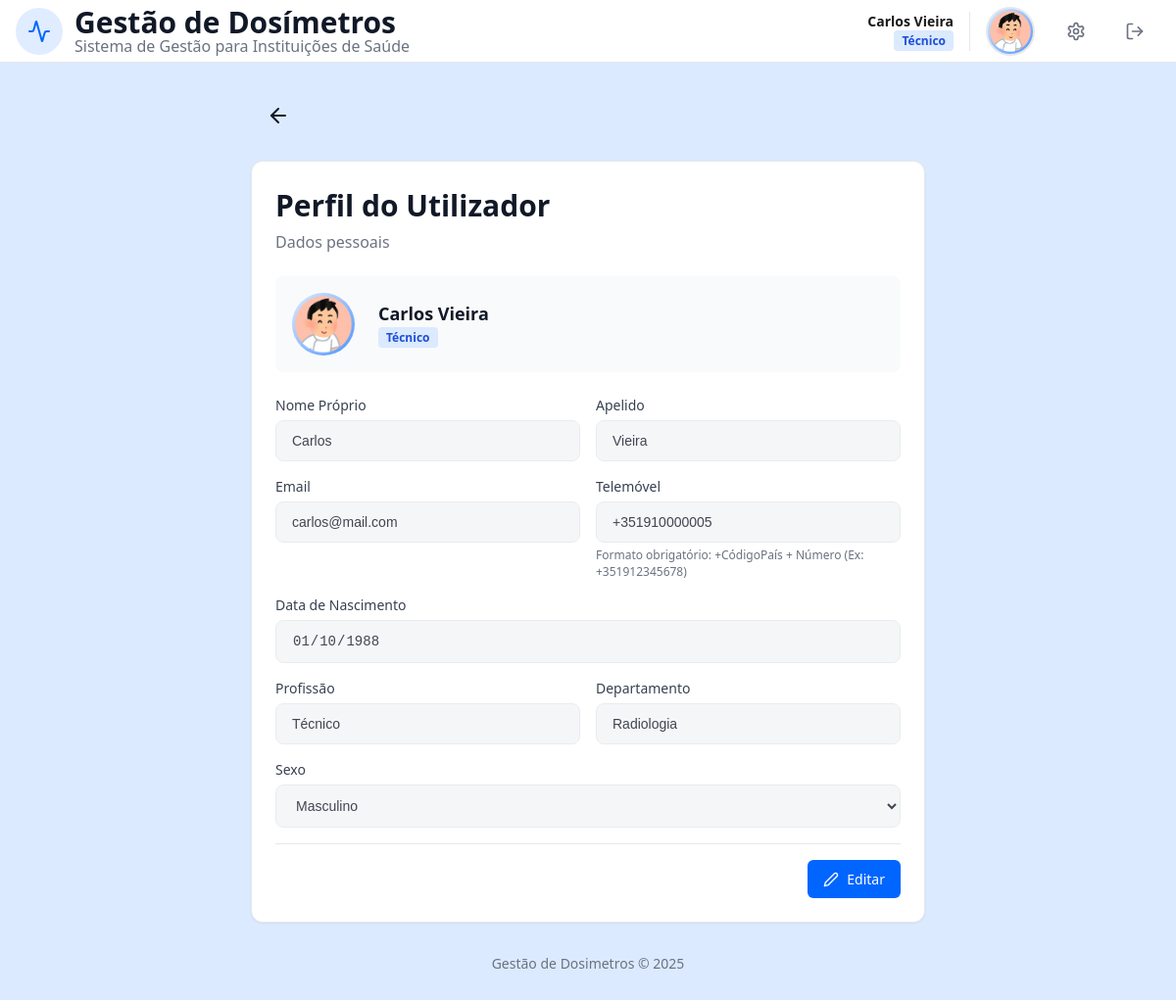
Screenshot of /perfil.php (signed in) with the database file from the repository.
### tables this page shows
CREATE TABLE User (
    idU INTEGER PRIMARY KEY AUTOINCREMENT,
    name TEXT NOT NULL,
    surname TEXT NOT NULL, 
    birthDate DATE NOT NULL,
    sex TEXT CHECK(sex IN ('Female', 'Male', 'Other')) NOT NULL,
    email TEXT UNIQUE NOT NULL, 
    password TEXT NOT NULL,
    phoneN TEXT CHECK(phoneN GLOB '+[0-9][0-9][0-9]*'),
    userType TEXT CHECK(userType IN ('Administrador', 'Físico Médico', 'Profissional de Saúde')) NOT NULL,
    userStatus BOOLEAN DEFAULT 1,
    profilePic TEXT DEFAULT 'foto/12225881.png'
);

CREATE TABLE HealthProfessional (
    idHP INTEGER PRIMARY KEY AUTOINCREMENT,
    idU INTEGER UNIQUE NOT NULL,
    profession TEXT NOT NULL,
    department TEXT NOT NULL,
    FOREIGN KEY (idU) REFERENCES User(idU) ON DELETE CASCADE
);

### perfil.php (the view, shortened to what this page needs)
<?php
require_once "templates/header.php";
require_once "templates/nav.php";
require_once "templates/footer.php";
$db = getDatabaseConnection();
$stmt = $db->prepare("SELECT * FROM User WHERE idU = ?");
$stmt->execute([$_SESSION['idU']]);
$user = $stmt->fetch();
$isEditing = isset($_GET['edit']) && $_GET['edit'] == 'true';
$disabledStr = $isEditing ? '' : 'disabled';
$profession = '';
$department = '';
$roleLabel = 'Utilizador';
$badgeClass = 'badge-gray';
if ($user['userType'] === 'Profissional de Saúde') {
    $stmtHP = $db->prepare("SELECT profession, department FROM HealthProfessional WHERE idU = ?");
    $stmtHP->execute([$user['idU']]);
    $hpData = $stmtHP->fetch();
    if ($hpData) {
        $profession = $hpData['profession'];
        $department = $hpData['department'];
    }
    $badgeClass = 'badge-blue';
    $roleLabel = !empty($profession) ? $profession : 'Profissional de Saúde';
} elseif ($user['userType'] === 'Físico Médico') {
    $profession = 'Físico Médico';
    $department = 'Física Médica';
    $badgeClass = 'badge-purple';
    $roleLabel = 'Físico Médico';
} elseif ($user['userType'] === 'Administrador') {
    $badgeClass = 'badge-red';
    $roleLabel = 'Administrador';
}
$initials = strtoupper(substr($user['name'], 0, 1) . substr($user['surname'], 0, 1));
$foto_url = !empty($user['profilePic']) ? $user['profilePic'] : null;
$title = "Perfil";
?>
<?php header_set($title); ?>
<body>
    <div class="page-wrapper">
        <?php nav_set(); ?>
        <main class="main-container profile-limit">
            <div class="profile-header-flex mb1_5">
                <div class="user-area">
                    <a href="index.php" class="btn voltar" title="Voltar">
                        <svg xmlns="http://www.w3.org/2000/svg" width="24" height="24" viewBox="0 0 24 24" fill="none" stroke="currentColor" stroke-width="2" stroke-linecap="round" stroke-linejoin="round">
                            <path d="m12 19-7-7 7-7"></path>
                            <path d="M19 12H5"></path>
                        </svg>
                    </a>
                </div>
            </div>
            <div class="card1">
                <div class="card1-header">
                    <h1 class="card1-title">Perfil do Utilizador</h1>
                    <p class="subtitulo"><?php echo $isEditing ? "Edite os seus dados" : "Dados pessoais"; ?></p>
                </div>
                <div class="card1-content">
                    <div class="foto-section-gray">
                        <div class="foto-circle-large">
                            <?php if ($foto_url): ?>
                                <img src="<?php echo htmlspecialchars($foto_url) . '?t=' . time(); ?>" alt="Foto">
                            <?php else: ?>
                                <span><?php echo $initials; ?></span>
                            <?php endif; ?>
                        </div>
                        <div>
                            <p class="nome">
                                <?php echo htmlspecialchars($user['name'] . ' ' . $user['surname']); ?>
                            </p>
                            <span class="role-badge <?php echo $badgeClass; ?>" class="etiqueta">
                                <?php echo htmlspecialchars($roleLabel); ?>
                            </span>
                        </div>
                    </div>
                    <form id="profileForm" action="processa_perfil.php" method="POST" enctype="multipart/form-data">
                        <div class="profile-form-grid">
                            <div>
                                <label class="profile-label" for="name">Nome Próprio</label>
                                <input type="text" id="name" name="name" class="profile-input" value="<?php echo htmlspecialchars($user['name']); ?>" <?php echo $disabledStr; ?> required minlength="2">
                            </div>
                            <div>
                                <label class="profile-label" for="surname">Apelido</label>
                                <input type="text" id="surname" name="surname" class="profile-input" value="<?php echo htmlspecialchars($user['surname']); ?>" <?php echo $disabledStr; ?> required minlength="2">
                            </div>
                            <div>
                                <label class="profile-label">Email</label>
                                <input type="email" class="profile-input" value="<?php echo htmlspecialchars($user['email']); ?>" disabled>
                            </div>
                            <div>
                                <label class="profile-label">Telemóvel</label>
                                <input
                                    type="text"
                                    id="phoneN"
                                    name="phoneN"
                                    class="profile-input"
                                    value="<?php echo htmlspecialchars($user['phoneN']); ?>"
                                    <?php echo $disabledStr; ?>
                                    placeholder="+351912345678"
                                    pattern="^\+[0-9]{9,15}$"
                                    title="Deve começar com '+' seguido do indicativo e número (Ex: +351912345678)">
                                <p class="comentario-tel">
                                    Formato obrigatório: +CódigoPaís + Número (Ex: +351912345678)
                                </p>
                            </div>
                            <div class="g2">
                                <label class="profile-label" for="birthDate">Data de Nascimento</label>
                                <input type="date" id="birthDate" name="birthDate" class="profile-input" value="<?php echo htmlspecialchars($user['birthDate']); ?>" <?php echo $disabledStr; ?> required>
                            </div>
                            <?php if ($user['userType'] === 'Profissional de Saúde' || $user['userType'] === 'Físico Médico'): ?>
                                <div>
                                    <label class="profile-label">Profissão</label>
                                    <input type="text" class="profile-input" value="<?php echo htmlspecialchars($profession); ?>" disabled>
                                </div>
                                <div>
                                    <label class="profile-label">Departamento</label>
                                    <input type="text" name="department" class="profile-input" value="<?php echo htmlspecialchars($department); ?>"
                                        <?php echo ($isEditing && $user['userType'] === 'Profissional de Saúde') ? '' : 'disabled'; ?>>
                                </div>
                            <?php endif; ?>
                            <div class="g2">
                                <label class="profile-label" for="sex">Sexo</label>
                                <select id="sex" name="sex" class="profile-input" <?php echo $disabledStr; ?>>
                                    <option value="Male" <?php echo ($user['sex'] === 'Male') ? 'selected' : ''; ?>>Masculino</option>
                                </select>
                            </div>
                        </div>
                        <div class="profile-actions">
                            <?php if (!$isEditing): ?>
                                <a href="perfil.php?edit=true" class="btn btn-primary">
                                    <span class="lapis">
                                        <svg xmlns="http://www.w3.org/2000/svg" width="16" height="16" viewBox="0 0 24 24" fill="none" stroke="currentColor" stroke-width="2" stroke-linecap="round" stroke-linejoin="round">
                                            <path d="M17 3a2.828 2.828 0 1 1 4 4L7.5 20.5 2 22l1.5-5.5L17 3z"></path>
                                        </svg>
                                        Editar
                                    </span>
                                </a>
                            <?php endif; ?>
                        </div>
                    </form>
                </div>
            </div>
        </main>
        <?php renderFooter(); ?>
    </div>
</body>
</html>

### templates/header.php (shortened to what this page needs)
<?php function header_set($title = 'Gestão de Dosímetros') { ?>
    <!DOCTYPE html>
    <html lang="pt">
    <head>
        <link rel="stylesheet" href="css/style.css">
        <link rel="stylesheet" href="css/responsive.css">
    </head>
<?php } ?>

### templates/nav.php (shortened to what this page needs)
<?php function nav_set() {
    $userName = isset($_SESSION['name']) ? $_SESSION['name'] : 'Utilizador';
    $userSurname = isset($_SESSION['surname']) ? $_SESSION['surname'] : '';
    $userType = isset($_SESSION['userType']) ? $_SESSION['userType'] : '';
    $profilePic = isset($_SESSION['profilePic']) ? $_SESSION['profilePic'] : 'foto/12225881.png';
    $roleLabel = isset($_SESSION['roleLabel']) ? $_SESSION['roleLabel'] : $userType;
    $badgeClass = 'badge-blue';
    ?>
            <header class="header1">
                <div class="header-container">
                    <div class="logo-area">
                        <div class="logo-box">
                            <img src="css/icon.svg" width="48" height="48" alt="Logo">
                        </div>
                        <div class="logo-text">
                            <h1>Gestão de Dosímetros</h1>
                            <p>Sistema de Gestão para Instituições de Saúde</p>
                        </div>
                    </div>
                    <div class="user-area">
                        <div class="user-info">
                            <span class="user-name">
                                <?php echo htmlspecialchars($userName . ' ' . $userSurname); ?>
                            </span>
                            <span class="role-badge <?php echo $badgeClass; ?>">
                                <?php echo htmlspecialchars($roleLabel); ?>
                            </span>
                        </div>
                        <img src="<?php echo htmlspecialchars($profilePic). '?t=' . time(); ?>" alt="Perfil" class="profile-pic">
                        <div class="action-buttons">
                            <a href="perfil.php" class="btn btn-header" title="Perfil do Utilizador">
                            </a>
                            <a href="LogOut.php" class="btn btn-header" title="Sair">
                                <svg xmlns="http://www.w3.org/2000/svg" width="20" height="20" viewBox="0 0 24 24" fill="none" stroke="currentColor" stroke-width="2" stroke-linecap="round" stroke-linejoin="round">
                                    <path d="M9 21H5a2 2 0 0 1-2-2V5a2 2 0 0 1 2-2h4"/>
                                    <polyline points="16 17 21 12 16 7"/>
                                    <line x1="21" x2="9" y1="12" y2="12"/>
                                </svg>
                            </a>
                        </div>
                    </div>
                </div>
            </header>
<?php } ?>

### templates/footer.php
<?php function renderFooter() { ?>
            <footer class="footer mb2">
                Gestão de Dosimetros © 2025
            </footer>
<?php } ?>

### css/responsive.css (style rules this page uses)
@media (min-width: 769px) { .profile-form-grid { grid-template-columns: 1fr 1fr; } }
@media (min-width: 769px) { .g2 { grid-column: span 2; } }

### rows the page displays
user: profilePic (picture), name+surname "Carlos Vieira", name "Carlos", surname "Vieira", email "carlos@mail.com", phoneN "+351910000005", birthDate "01/10/1988", sex "Masculino"
healthprofessional: profession "Técnico", department "Radiologia"

### other values shown
$userName . ' ' . $userSurname "Carlos Vieira"
$roleLabel "Técnico"
